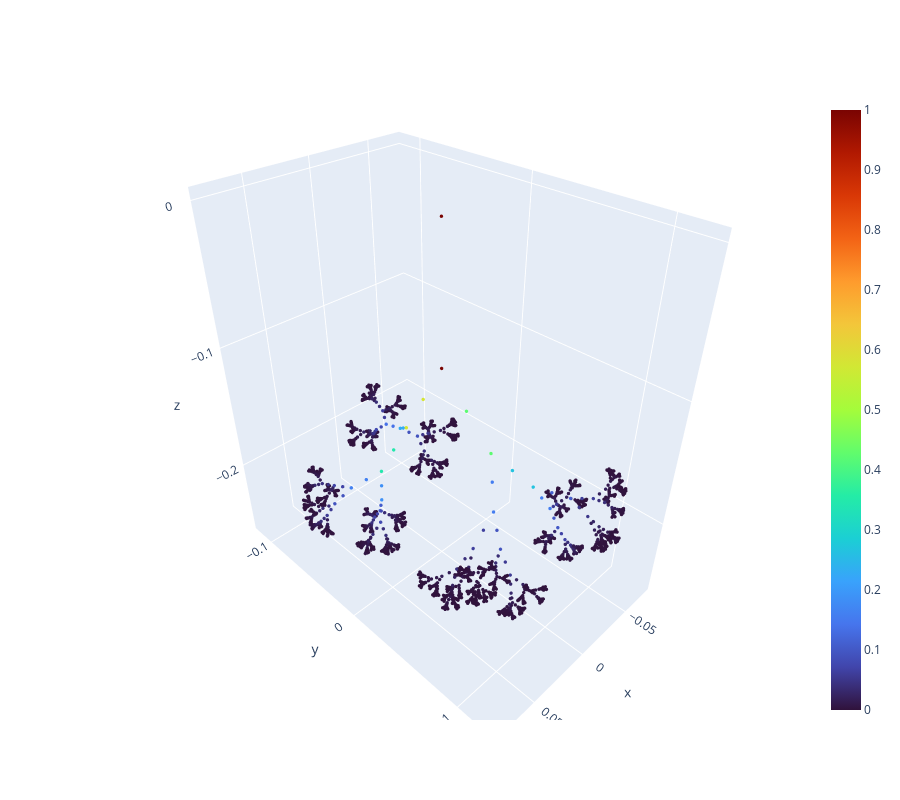

Notebook code for this chart:
### Markdown cell above
# Ground truth

### Code cell
# edges = knn_graph(test_graph.pos, 10)
magvel = torch.norm(test_graph.cpu().y[mask,1:4], dim=-1)
press = torch.norm(test_graph.cpu().y[mask,[0]], dim=-1)

colors = magvel
print_3D_graph(test_graph.pos.cpu(), edges = None, color = colors)

### Figure 1 — Plotly figure (JSON) as saved in the notebook; plotly's stock layout.template omitted (floating-point values rounded to 4 significant figures; data arrays with more than 128 entries replaced by an {"elided": "..."} marker saying what was removed)
{"data": [{"marker": {"color": {"elided": "2043 float values"}, "colorscale": [[0, "#30123b"], [0.07143, "#4145ab"], [0.1429, "#4675ed"], [0.2143, "#39a2fc"], [0.2857, "#1bcfd4"], [0.3571, "#24eca6"], [0.4286, "#61fc6c"], [0.5, "#a4fc3b"], [0.5714, "#d1e834"], [0.6429, "#f3c63a"], [0.7143, "#fe9b2d"], [0.7857, "#f36315"], [0.8571, "#d93806"], [0.9286, "#b11901"], [1, "#7a0402"]], "showscale": true, "size": 2}, "mode": "markers", "showlegend": false, "type": "scatter3d", "x": {"elided": "2044 float values"}, "y": {"elided": "2044 float values"}, "z": {"elided": "2044 float values"}}], "layout": {"height": 800, "scene": {"aspectmode": "data"}, "width": 900}}
